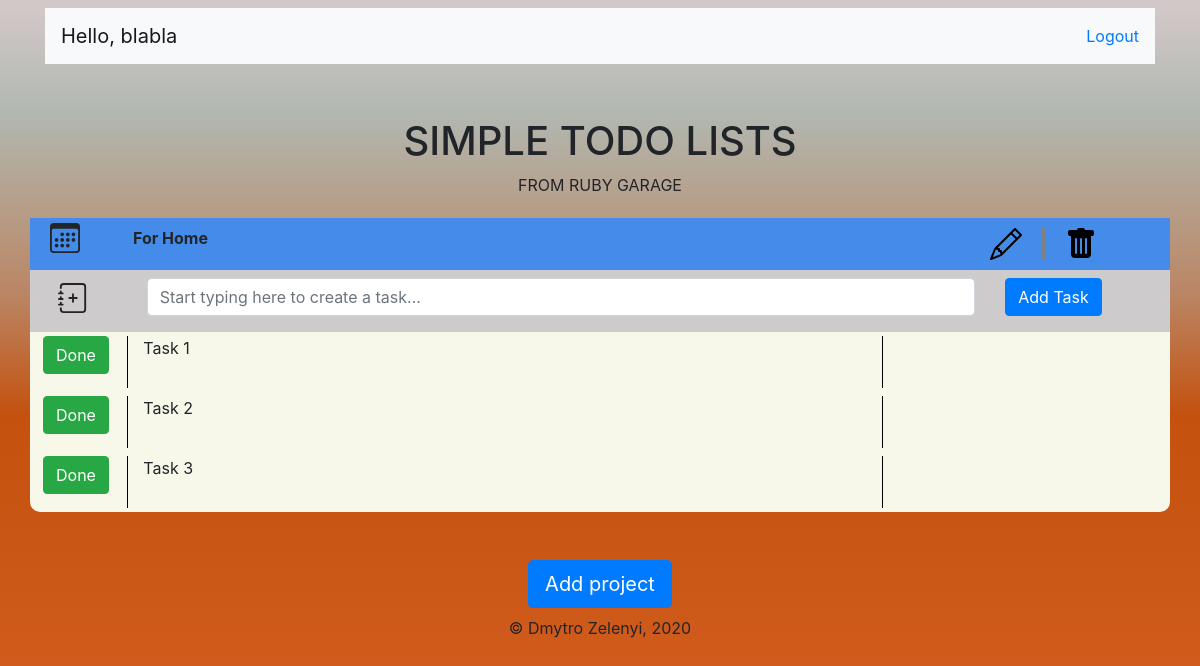
/ (signed in), run on an earlier commit of the app's database.
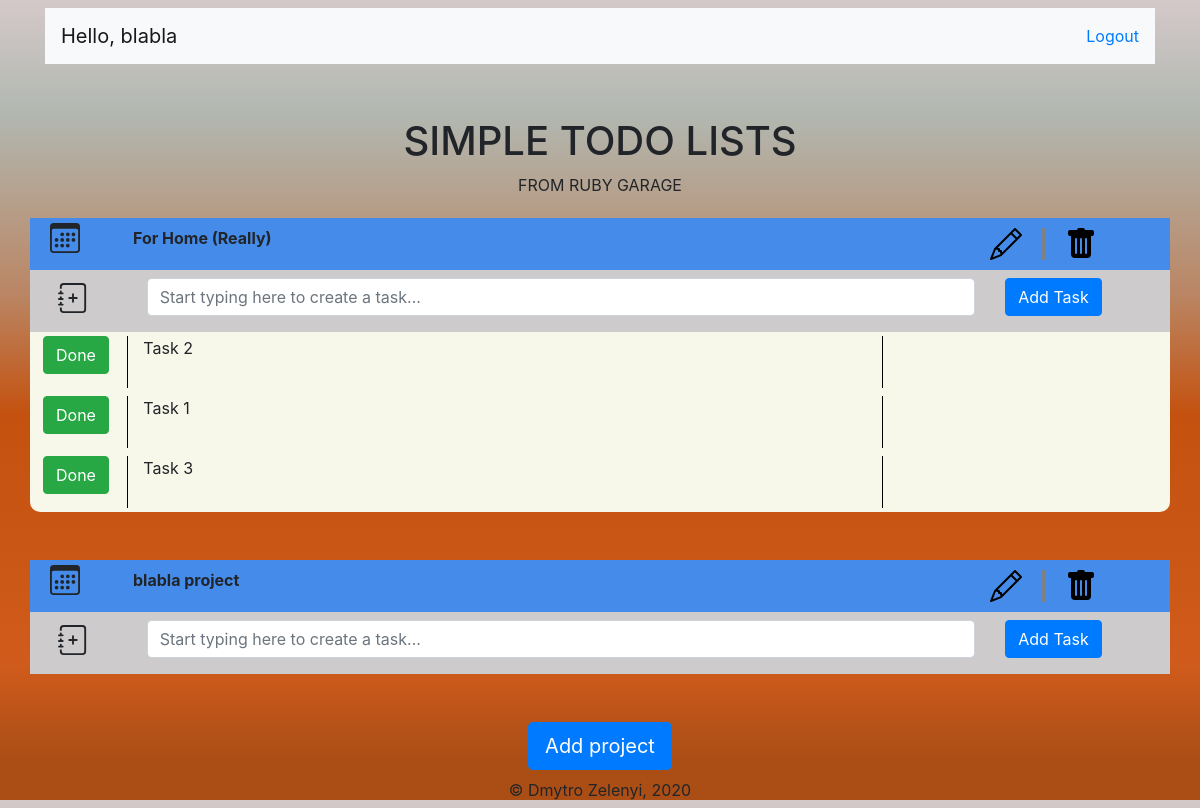
And on a later commit of the database.
### todolist/models.py (models this page shows, shortened)
class User(db.Model, UserMixin):
    id = db.Column(db.Integer, primary_key=True)
    username = db.Column(db.String(20), unique=True, nullable=False)
    email = db.Column(db.String(120), unique=True, nullable=False)
    password = db.Column(db.String(60), nullable=False)
    projects = db.relationship('Project', backref='owner', lazy=True)

class Project(db.Model):
    id = db.Column(db.Integer, primary_key=True)
    name = db.Column(db.String(200), nullable=False)
    tasks = db.relationship('Task', backref='project', lazy=True)
    user_id = db.Column(db.Integer, db.ForeignKey('user.id'), nullable=False)

class Task(db.Model):
    id = db.Column(db.Integer, primary_key=True)
    name = db.Column(db.String(200), nullable=False)
    status = db.Column(db.Boolean, nullable=False, default=False)
    priority = db.Column(db.Integer, nullable=False)
    deadline = db.Column(db.DateTime, nullable=True)
    project_id = db.Column(db.Integer, db.ForeignKey('project.id'))

### todolist/main/routes.py (the view)
@main.route('/home')
@main.route('/')
def index():
    if current_user.is_authenticated:
        projects = Project.query.filter_by(user_id=current_user.id).all()
        return render_template('index.html', projects=projects, tasks=Task)
    else:
        return redirect(url_for('users.login'))

### todolist/models.py (called while the page is built)
@login_manager.user_loader
def load_user(user_id):
    return User.query.get(int(user_id))

### todolist/templates/index.html (shortened to what this page needs)
{% extends 'base.html' %}
{% block content %}
    <nav class="navbar navbar-light bg-light justify-content-between">
        <a class="navbar-brand">Hello, {{ current_user.username }}</a>
        <div>
            <a href="/logout">Logout</a>
        </div>
    </nav>
    <div class="headers">
        <h1>SIMPLE TODO LISTS</h1>
        <p>FROM RUBY GARAGE</p>
    </div>
    {% include 'projects.html' %}
    <div class="text-center">
        <button type="button" class="btn btn-primary btn-lg" data-toggle="modal" data-target="#projectModel">
            Add project
        </button>
    </div>
    <div class="text-center mt-2">
        <p>&copy; Dmytro Zelenyi, 2020</p>
    </div>
{% endblock %}

### todolist/templates/base.html (shortened to what this page needs)
<!DOCTYPE html>
<html lang="en">
<head>
    <link rel="stylesheet" href="https://cdn.jsdelivr.net/npm/bootstrap@4.5.3/dist/css/bootstrap.min.css"
>
    <link rel="stylesheet" type="text/css" href="{{ url_for('static', filename='styles/main.css') }}"/>
</head>
<body>
<div class="container">
    {% block content %}{% endblock %}
    </div>
</body>
</html>

### todolist/templates/projects.html (shortened to what this page needs)
{% for project in projects %}
    <div class="project mb-5">
        <div class="row" style="background: #458cea;">
            <div class="col-md-1">
            </div>
            <div class="col-md-9 p-2">
                <span class="font-weight-bolder">{{ project.name }}</span>
            </div>
            <div class="col-md-2">
                <div class="row">
                    <div class="row">
                        <div class="col-md-12">
                            <a href="#" data-toggle="modal" data-target="#updateProject-{{ project.id }}">
                            </a>
                        </div>
                    </div>
                    <div class="row">
                        <div class="col-md-12">
                            <div class="vl icon"></div>
                        </div>
                    </div>
                    <form action="/delete_project/{{ project.id }}" method="post" id="project-delete-{{ project.id }}">
                        <div class="row">
                            <div class="col-md-12">
                                <a href="#"
                                   onclick="document.getElementById('project-delete-{{ project.id }}').submit()">
                                </a>
                            </div>
                        </div>
                    </form>
                </div>
            </div>
        </div>
        <div class="row p-2" style="background: #cdcbcb;">
            <div class="col-md-1">
            </div>
            <form class="col-md-11" action="/add_task/{{ project.id }}" method="post">
                <div class="row">
                    <div class="col-md-10">
                        <input required type="text" class="form-control" name="task_title"
                               placeholder="Start typing here to create a task...">
                    </div>
                    <div class="col-md-2">
                        <button type="submit" class="btn btn-primary mb-2">Add Task</button>
                    </div>
                </div>
            </form>
        </div>
        {% for task in tasks.query.filter_by(project_id=project.id).order_by(tasks.priority) %}
            <div class="row p-1 mouse_over"
                 {% if task.priority == tasks.query.filter_by(project_id=project.id).count() %}style="border-radius: 0 0 10px 10px;"{% endif %}
                 onMouseOver="show_tools({{ task.id }})"
                 onMouseOut="hide_tools({{ task.id }})">
                <div class="col-md-1 custom-control custom-checkbox" style="border-right: 1px solid black">
                    <form action="/change_status/{{ task.id }}" method="post">
                        <div class="row">
                            {% if task.status %}
                                <button type="submit" class="btn btn-danger">Cancel</button>
                            {% else %}
                                <button type="submit" class="btn btn-success">Done</button>
                            {% endif %}
                        </div>
                    </form>
                </div>
                <div class="col-md-8" style="border-right: 1px solid black">
                    <span {% if task.status %}style="text-decoration: line-through;"{% endif %}>{{ task.name }}
                         </span>
                </div>
            </div>
        {% endfor %}
    </div>
{% endfor %}

### todolist/static/styles/main.css (style rules this page uses)
html { height: 100%; }
body { height: 100%; margin: 0; background-repeat: no-repeat; background-attachment: fixed; background: rgb(170, 78, 22); background: linear-gradient(0deg, rgba(170, 78, 22, 1) 5%, rgba(208, 91, 28, 1) 17%, rgba(196, 81, 14, 1) 48%, rgba(186, 133, 99, 1) 63%, rgba(178, 184, 177, 1) 86%, rgba(212, 201, 201, 1) 100%); }
.headers { text-align: center; padding: 5px; margin-top: 3em; }
.vl { border-left: 3px solid grey; height: 2em; }
.icon { float: right; margin: 10px; }
a .icon { color: black; }
.mouse_over { background: #f8f8ea; }

What changed in the data, as far as the page shows it:
changed Project: name "For Home" → "For Home (Really)"
changed Task "Task 2": moves up the list
added Project: name "blabla project"
